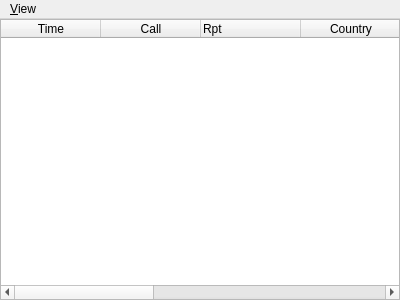
<?xml version="1.0" encoding="UTF-8"?>
<ui version="4.0">
 <class>PSKReporterWidget</class>
 <widget class="QWidget" name="PSKReporterWidget">
  <property name="geometry">
   <rect>
    <x>0</x>
    <y>0</y>
    <width>400</width>
    <height>300</height>
   </rect>
  </property>
  <property name="windowTitle">
   <string>PSKReporter</string>
  </property>
  <layout class="QVBoxLayout" name="mainLayout">
   <property name="spacing">
    <number>0</number>
   </property>
   <property name="leftMargin">
    <number>0</number>
   </property>
   <property name="topMargin">
    <number>0</number>
   </property>
   <property name="rightMargin">
    <number>0</number>
   </property>
   <property name="bottomMargin">
    <number>0</number>
   </property>
   <item>
    <widget class="QMenuBar" name="menuBar">
     <widget class="QMenu" name="menuView">
      <property name="title">
       <string>&amp;View</string>
      </property>
      <addaction name="actionRefresh"/>
     </widget>
     <addaction name="menuView"/>
    </widget>
   </item>
   <item>
    <widget class="QTableWidget" name="pskTable">
     <property name="styleSheet">
      <string notr="true"/>
     </property>
     <property name="editTriggers">
      <set>QAbstractItemView::NoEditTriggers</set>
     </property>
     <property name="sortingEnabled">
      <bool>true</bool>
     </property>
     <column>
      <property name="text">
       <string>Time</string>
      </property>
     </column>
     <column>
      <property name="text">
       <string>Call</string>
      </property>
     </column>
     <column>
      <property name="text">
       <string>Rpt</string>
      </property>
      <property name="textAlignment">
       <set>AlignLeading|AlignVCenter</set>
      </property>
     </column>
     <column>
      <property name="text">
       <string>Country</string>
      </property>
     </column>
     <column>
      <property name="text">
       <string>Freq</string>
      </property>
     </column>
     <column>
      <property name="text">
       <string>Mode</string>
      </property>
     </column>
     <column>
      <property name="text">
       <string>Loc</string>
      </property>
      <property name="textAlignment">
       <set>AlignLeading|AlignVCenter</set>
      </property>
     </column>
     <column>
      <property name="text">
       <string>Frequency</string>
      </property>
     </column>
    </widget>
   </item>
  </layout>
  <action name="actionRefresh">
   <property name="text">
    <string>&amp;Refresh</string>
   </property>
   <property name="shortcut">
    <string>Ctrl+R</string>
   </property>
  </action>
 </widget>
 <resources/>
</ui>
